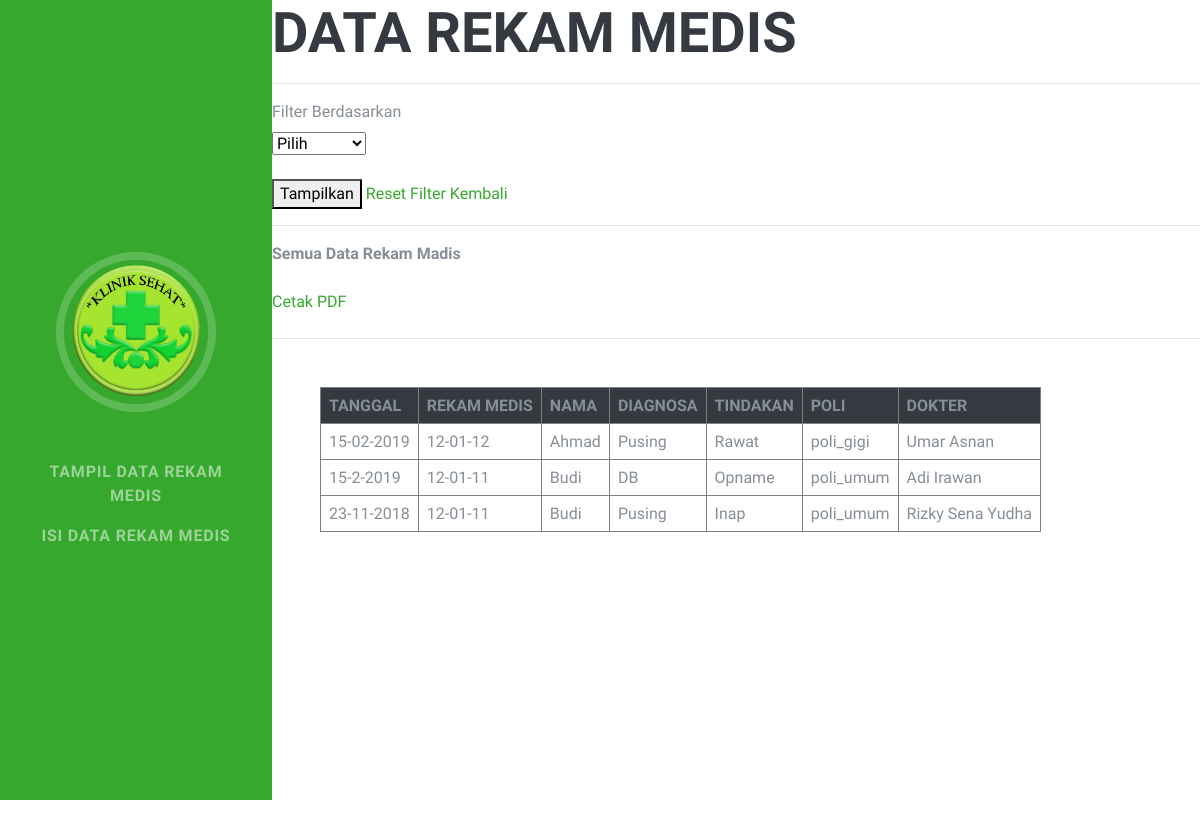
/report.php, run on an earlier commit of the app's database.
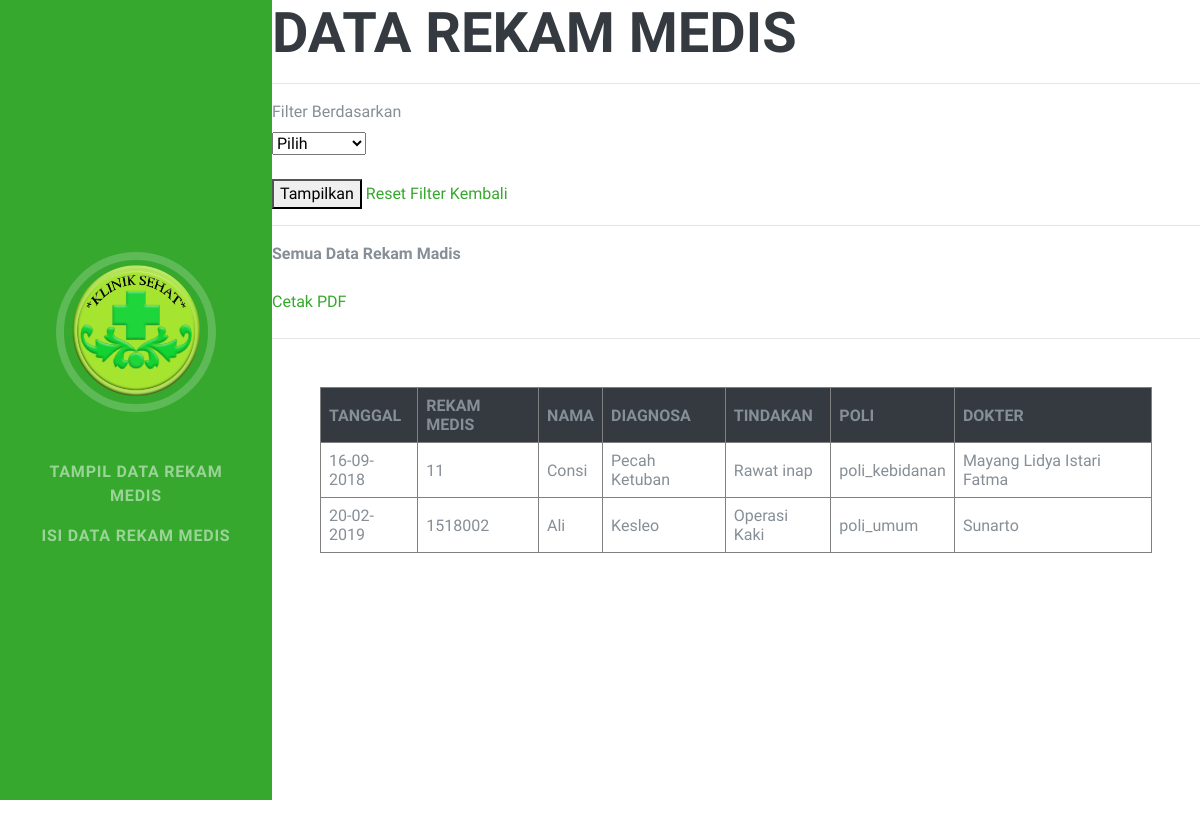
And on a later commit of the database.
### tables this page shows
CREATE TABLE IF NOT EXISTS `tb_rekam_medis` (
  `id` int(11) NOT NULL AUTO_INCREMENT,
  `rm_baru` varchar(20) NOT NULL,
  `rm_lama` varchar(20) NOT NULL,
  `no_bpjs` varchar(20) NOT NULL,
  `nama_pasien` varchar(500) NOT NULL,
  `usia` varchar(5) NOT NULL,
  `jk` varchar(10) NOT NULL,
  `alamat` varchar(500) NOT NULL,
  `tgl_masuk` varchar(100) NOT NULL,
  `no_hp` varchar(12) NOT NULL,
  `tindakan` varchar(500) NOT NULL,
  `diagnosa` varchar(500) NOT NULL,
  `penjamin` varchar(500) NOT NULL,
  `poli` varchar(500) NOT NULL,
  `petugas` varchar(500) NOT NULL,
  `dokter` varchar(500) NOT NULL,
  PRIMARY KEY (`id`)
);

### report.php (the view, shortened to what this page needs)
<?php
include "koneksi.php";
?>
<html>
<head>
    <link href="vendor/bootstrap/css/bootstrap.min.css" rel="stylesheet">
    <link href="vendor/fontawesome-free/css/all.min.css" rel="stylesheet">
    <link href="css/resume.min.css" rel="stylesheet">
    <link rel="stylesheet" href="plugin/jquery-ui/jquery-ui.min.css" />
</head>
<body id="page-top">
  <nav class="navbar navbar-expand-lg navbar-dark fixed-top" style="background-color:#35a82d" id="sideNav">
    <a class="navbar-brand js-scroll-trigger" href="#page-top">
      <span class="d-none d-lg-block">
        <?php
          $user = $_SESSION['username'];
          $result_user  = mysqli_query($conn, "SELECT nama FROM tb_petugas WHERE username = '$user'");
          while ($row = $result_user-> fetch_assoc()) {
         ?>
        <span class="btn btn-success"><marquee>Selamat Datang Petugas : <?php echo $row['nama'];} ?>  </marquee></span><br><br>
        <img class="img-fluid img-profile rounded-circle mx-auto mb-2" src="img/logo1.png" alt="">
    </a>
    <br>
    <div class="collapse navbar-collapse" id="navbarSupportedContent">
      <ul class="navbar-nav">
        <li class="nav-item">
          <a class="nav-link js-scroll-trigger" href="#tampil">Tampil Data Rekam Medis</a>
        </li>
        <li class="nav-item">
          <a class="nav-link js-scroll-trigger" href="#isidata">Isi Data Rekam Medis</a>
        </li>
      </ul>
    </div>
  </nav>
    <h2>Data Rekam Medis</h2><hr>
    <form method="get" action="">
        <label>Filter Berdasarkan</label><br>
        <select name="filter" id="filter">
            <option value="">Pilih</option>
        </select>
        <br /><br/>
                <?php
                $query = "SELECT YEAR(tgl_masuk) AS tahun FROM tb_rekam_medis GROUP BY YEAR(tgl_masuk)";
                ?>
        <button type="submit">Tampilkan</button>
        <a href="report.php">Reset Filter</a>
        <a href="<?php echo $link; ?>" >Kembali</a>
    </form>
    <hr />
    <?php
    if(isset($_GET['filter']) && ! empty($_GET['filter'])){
      $filter = $_GET['filter'];
      if($filter == '2'){
            $nama_bulan = array('', 'Januari','Februari','Maret','April','Mei','Juni','Juli','Agustus','September','Oktober','November','Desember');
            echo '<b>Data Rekam Medis Bulan '.$nama_bulan[$_GET['bulan']].' '.$_GET['tahun'].'</b><br /><br />';
            echo '<a href="print.php?filter=2&bulan='.$_GET['bulan'].'&tahun='.$_GET['tahun'].'">Cetak PDF</a><br /><br />';
            $query = "SELECT * FROM tb_rekam_medis WHERE MONTH(tgl_masuk)='".$_GET['bulan']."' AND YEAR(tgl_masuk)='".$_GET['tahun']."'";
        }else{
            echo '<b>Data Rekam Medis Tahun '.$_GET['tahun'].'</b><br /><br />';
            echo '<a href="print.php?filter=3&tahun='.$_GET['tahun'].'">Cetak PDF</a><br /><br />';
            $query = "SELECT * FROM tb_rekam_medis WHERE YEAR(tgl_masuk)='".$_GET['tahun']."'";
        }
    }else{
        echo '<b>Semua Data Rekam Madis</b><br /><br />';
        echo '<a href="print.php">Cetak PDF</a><br /><br />';
        $query = "SELECT * FROM tb_rekam_medis ORDER BY tgl_masuk";
    }
    ?>
<div class="container-fluid p-0">
  <hr class="m-0">
  <section class="resume-section p-3 p-lg-5 d-flex flex-column" id="tampil">
  <div class="myy-auto">
    <table border="1" cellspacing="0" cellpadding="8">
      <thead class="bg-dark">
      <th>TANGGAL</th>
      <th>REKAM MEDIS</th>
      <th>NAMA</th>
      <th>DIAGNOSA</th>
      <th>TINDAKAN</th>
      <th>POLI</th>
      <th>DOKTER</th>
    </thead>
    <?php
    $sql = mysqli_query($conn, $query);
    $row = mysqli_num_rows($sql);
    if($row > 0){
        while($data = mysqli_fetch_array($sql)){
            echo "<tr>";
            echo "<td>".$data['tgl_masuk']."</td>";
            echo "<td>".$data['rm_lama']."</td>";
            echo "<td>".$data['nama_pasien']."</td>";
            echo "<td>".$data['diagnosa']."</td>";
            echo "<td>".$data['tindakan']."</td>";
            echo "<td>".$data['poli']."</td>";
            echo "<td>".$data['dokter']."</td>";
            echo "</tr>";
        }
    }else{
        echo "<tr><td colspan='5'>Data tidak ada</td></tr>";
    }
    ?>
    </table>
  </div>
</section>
  </div>
</body>
</html>

### report.php (style rules this page uses)
body { font-family: Arial, Helvetica, sans-serif; }
* { box-sizing: border-box; }

What changed in the data, as far as the page shows it:
removed tb_rekam_medis: tgl_masuk "15-02-2019", rm_lama "12-01-12", nama_pasien "Ahmad", diagnosa "Pusing", tindakan "Rawat", poli "poli_gigi", dokter "Umar Asnan"
removed tb_rekam_medis: tgl_masuk "15-2-2019", rm_lama "12-01-11", nama_pasien "Budi", diagnosa "DB", tindakan "Opname", poli "poli_umum", dokter "Adi Irawan"
removed tb_rekam_medis: tgl_masuk "23-11-2018", rm_lama "12-01-11", nama_pasien "Budi", diagnosa "Pusing", tindakan "Inap", poli "poli_umum", dokter "Rizky Sena Yudha"
added tb_rekam_medis: tgl_masuk "16-09-2018", rm_lama "11", nama_pasien "Consi", diagnosa "Pecah Ketuban", tindakan "Rawat inap", poli "poli_kebidanan", dokter "Mayang Lidya Istari Fatma"
added tb_rekam_medis: tgl_masuk "20-02-2019", rm_lama "1518002", nama_pasien "Ali", diagnosa "Kesleo", tindakan "Operasi Kaki", poli "poli_umum", dokter "Sunarto"
